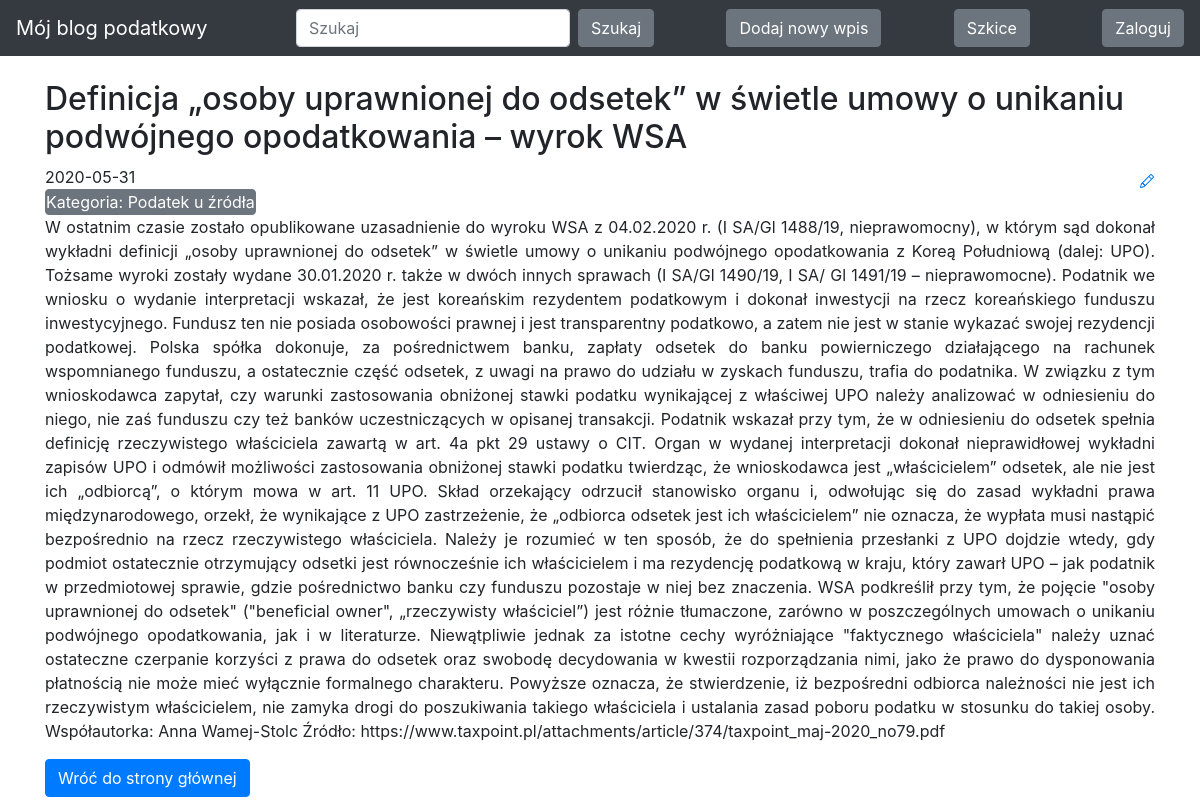
The page /?entry_id=3 on the database its author committed.
### blog/models.py (models this page shows)
class Entry(db.Model):
    id = db.Column(db.Integer, primary_key=True)
    title = db.Column(db.String(80), nullable=False)
    body = db.Column(db.Text, nullable=False)
    pub_date = db.Column(db.DateTime, nullable=False,
                         default=datetime.datetime.utcnow)
    is_published = db.Column(db.Boolean, default=False)
    category = db.Column(db.String(80), nullable=False)

### blog/routes.py (the view)
@app.route("/")
def index():
    search = request.args.get('search', default=None)
    category = request.args.get('category', default=None)
    entry_id = request.args.get('entry_id', default=None)
    query = Entry.query.filter_by(is_published=True)
    if search:
        query = query.filter(or_(Entry.title.contains(search), Entry.body.contains(search)))
    elif category:
        query = query.filter(Entry.category == category)
    elif entry_id:
        query = query.filter(Entry.id == entry_id)
    all_posts = query.order_by(Entry.pub_date.desc())
    return render_template("homepage.html", all_posts=all_posts)

### blog/templates/homepage.html (shortened to what this page needs)
<!DOCTYPE html>
<html lang="en">
{% extends "base.html" %}
{% block content %}
{% for post in all_posts %}
<div>
   <div>
       <h2 class="mt-4 d-inline-block">{{ post.title }}</h2>
       <a href="{{ url_for('edit_entry', entry_id=post.id) }}">
       </a>
   </div>
   {{ post.pub_date.strftime('%Y-%m-%d') }}
    <form class="form-inline my-2 my-lg-0" action="{{ url_for('index') }}" method="GET">
    <button class="btn btn-secondary my-2 my-sm-0 p-0" name="category" value="{{ post.category }}" type="submit">Kategoria: {{ post.category }}</button>
    </form>
    <p style="text-align: justify">
        {% if 'entry_id' in request.full_path %}
        {{ post.body }}
        {% else %}
        {{ post.body|truncate(700, true) }}
        {% endif %}
   </p>
    <form class="form-inline my-2 my-lg-0" action="{{ url_for('index') }}" method="GET">
    {% if 'entry_id' in request.full_path %}
    <button class="btn btn-primary my-2 my-sm-0" type="submit">Wróć do strony głównej</button>
    {% else %}
    <button class="btn btn-primary my-2 my-sm-0" name="entry_id" value="{{ post.id }}" type="submit">Czytaj dalej</button>
    {% endif %}
    </form>
</div>
{% endfor %}
{% endblock %}

### rows shown on the page
Entry: title "Definicja „osoby uprawnionej do odsetek” w świetle umowy o unikaniu podwójnego opodatkowania – wyrok WSA", pub_date "2020-05-31", category "Podatek u źródła", body "W ostatnim czasie zostało opublikowane uzasadnienie do wyroku WSA z 04.02.2020 r. (I SA/Gl 1488/19, nieprawomocny), w którym sąd dokonał wykładni definicji „osoby uprawnionej do odsetek” w świetle umowy o unikaniu podwójnego opodatkowania z Koreą Południową (dalej: UPO). Tożsame wyroki zostały wydane 30.01.2020 r. także w dwóch innych sprawach (I SA/Gl 1490/19, I SA/ Gl 1491/19 – nieprawomocne). Podatnik we wniosku o wydanie interpretacji wskazał, że jest koreańskim rezydentem podatkowym i dokonał inwestycji na rzecz koreańskiego funduszu inwestycyjnego. Fundusz ten nie posiada osobowości prawnej i jest transparentny podatkowo, a zatem nie jest w stanie wykazać swojej rezydencji podatkowej.…"
